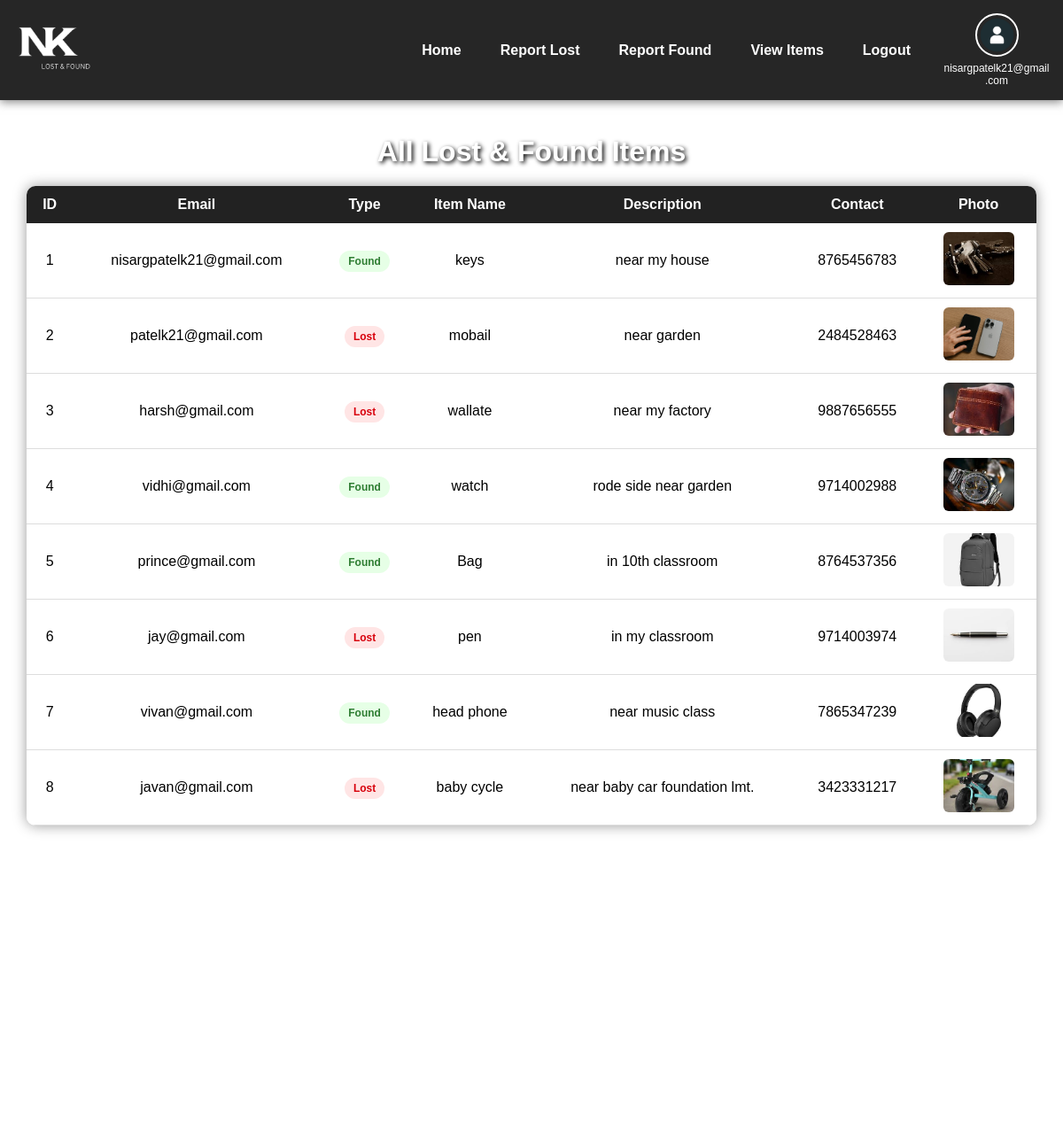
Screenshot of /view_items (signed in) with the database file from the repository.
### tables this page shows
CREATE TABLE items(
            id INTEGER PRIMARY KEY AUTOINCREMENT,
            user_email TEXT,
            item_name TEXT,
            description TEXT,
            type TEXT,
            contact TEXT,
            photo TEXT
        );

### app.py (the view)
@app.route('/view_items')
def view_items():
    if 'user' not in session:
        return redirect('/login')
    conn = sqlite3.connect('database.db')
    items = conn.execute("SELECT * FROM items").fetchall()
    conn.close()
    return render_template('view_items.html', items=items)

### templates/view_items.html (shortened to what this page needs)
<!DOCTYPE html>
<html>
<head>
    <link rel="stylesheet" href="{{ url_for('static', filename='style.css') }}">
</head>
<body>
    <div class="navbar">
        <div class="nav-left">
            <img src="{{ url_for('static', filename='logo.png') }}" class="logo">
        </div>
        <div class="nav-right">
            <a href="/">Home</a>
            {% if 'user' in session %}
            <a href="/report_lost">Report Lost</a>
            <a href="/report_found">Report Found</a>
            <a href="/view_items">View Items</a>
            <a href="/logout">Logout</a>
            <div class="profile-menu">
                <img src="{{ url_for('static', filename='avatar.png') }}" class="avatar">
                <div class="email-below">
                    {{ session['user'] }}
                </div>
            </div>
            {% else %}
                <a href="/signup">Sign Up</a>
                <a href="/login">Login</a>
            {% endif %}
        </div>
    </div>
    <div class="table-container">
        <h2 class="table-title">All Lost & Found Items</h2>
        <table class="modern-table">
            <thead>
                <tr>
                    <th>ID</th>
                    <th>Email</th>
                    <th>Type</th>
                    <th>Item Name</th>
                    <th>Description</th>
                    <th>Contact</th>
                    <th>Photo</th>
                </tr>
            </thead>
            <tbody>
                {% for item in items %}
                <tr>
                    <td>{{ loop.index }}</td>
                    <td>{{ item[1] }}</td>
                    <td>
                        {% if item[4] == 'Lost' %}
                            <span class="badge lost">Lost</span>
                        {% else %}
                            <span class="badge found">Found</span>
                        {% endif %}
                    </td>
                    <td>{{ item[2] }}</td>
                    <td class="desc">{{ item[3] }}</td>
                    <td>{{ item[5] }}</td>
                    <td>
                        <img src="{{ url_for('static', filename='uploads/' + item[6]) }}" class="table-img">
                    </td>
                </tr>
                {% endfor %}
            </tbody>
        </table>
    </div>
    <footer class="footer">
        <p class="copy">© 2026 Nisarg Patel | All Rights Reserved</p>
    </footer>
</body>
</html>

### static/style.css (style rules this page uses)
body { margin: 0; font-family: Arial, sans-serif; background: url("/static/bg2.jpg") no-repeat center center fixed; background-size: cover; color: white; }
.navbar { display: flex; align-items: center; justify-content: space-between; background-color: rgba(0,0,0,0.85); padding: 15px; box-shadow: 0 2px 10px rgba(0,0,0,0.5); }
.navbar a { color: white; text-decoration: none; margin-left: 20px; font-weight: bold; transition: 0.3s ease; padding: 8px 12px; border-radius: 5px; }
.logo { height: 65px; }
.nav-right { display: flex; align-items: center; }
.profile-menu { position: relative; margin-left: 25px; display: flex; flex-direction: column; align-items: center; }
.avatar { width: 45px; height: 45px; border-radius: 50%; cursor: pointer; object-fit: cover; border: 2px solid white; transition: 0.3s; }
.email-below { font-size: 12px; color: white; margin-top: 6px; text-align: center; max-width: 120px; word-break: break-word; }
.table-container { width: 95%; margin: 40px auto; }
.table-title { text-align: center; margin-bottom: 20px; font-size: 32px; text-shadow: 2px 2px 5px black; }
.modern-table { width: 100%; border-collapse: collapse; background: rgba(255,255,255,0.95); border-radius: 10px; overflow: hidden; box-shadow: 0 0 15px rgba(0,0,0,0.4); color: black; }
.modern-table thead { background: #222; color: white; }
.modern-table th { padding: 12px; text-align: center; }
.desc { max-width: 250px; word-break: break-word; }
.modern-table td { padding: 10px; text-align: center; border-bottom: 1px solid #ddd; }
.table-img { width: 80px; height: 60px; object-fit: cover; border-radius: 6px; }
.badge { padding: 5px 10px; border-radius: 15px; font-size: 12px; font-weight: bold; }
.lost { background: #ffe5e5; color: #d8000c; }
.found { background: #e6ffe6; color: #2e7d32; }
.footer { background-color: rgba(0, 0, 0, 0.9); color: white; text-align: center; padding: 3px 5px; margin-top: 24%; }
.copy { margin-top: 15px; font-size: 13px; opacity: 0.7; }

### rows the page displays
items: user "nisargpatelk21@gmail.com", user_email "nisargpatelk21@gmail.com", type "Found", item_name "keys", description "near my house", contact "8765456783", photo (picture)
items: user_email "patelk21@gmail.com", type "Lost", item_name "mobail", description "near garden", contact "2484528463", photo (picture)
items: user_email "harsh@gmail.com", type "Lost", item_name "wallate", description "near my factory", contact "9887656555", photo (picture)
items: user_email "vidhi@gmail.com", type "Found", item_name "watch", description "rode side near garden", contact "9714002988", photo (picture)
items: user_email "prince@gmail.com", type "Found", item_name "Bag", description "in 10th classroom", contact "8764537356", photo (picture)
items: user_email "jay@gmail.com", type "Lost", item_name "pen", description "in my classroom", contact "9714003974", photo (picture)
items: user_email "vivan@gmail.com", type "Found", item_name "head phone", description "near music class", contact "7865347239", photo (picture)
items: user_email "javan@gmail.com", type "Lost", item_name "baby cycle", description "near baby car foundation lmt.", contact "3423331217", photo (picture)
